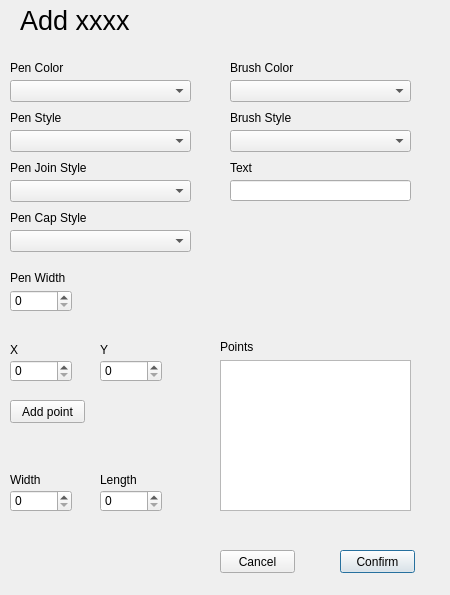
<?xml version="1.0" encoding="UTF-8"?>
<ui version="4.0">
 <class>confirmpage</class>
 <widget class="QDialog" name="confirmpage">
  <property name="geometry">
   <rect>
    <x>0</x>
    <y>0</y>
    <width>450</width>
    <height>595</height>
   </rect>
  </property>
  <property name="windowTitle">
   <string>Dialog</string>
  </property>
  <widget class="QLabel" name="label">
   <property name="geometry">
    <rect>
     <x>20</x>
     <y>0</y>
     <width>251</width>
     <height>41</height>
    </rect>
   </property>
   <property name="font">
    <font>
     <pointsize>20</pointsize>
    </font>
   </property>
   <property name="text">
    <string>Add xxxx</string>
   </property>
  </widget>
  <widget class="QPushButton" name="pushButton">
   <property name="geometry">
    <rect>
     <x>340</x>
     <y>550</y>
     <width>75</width>
     <height>23</height>
    </rect>
   </property>
   <property name="text">
    <string>Confirm</string>
   </property>
  </widget>
  <widget class="QPushButton" name="pushButton_2">
   <property name="geometry">
    <rect>
     <x>220</x>
     <y>550</y>
     <width>75</width>
     <height>23</height>
    </rect>
   </property>
   <property name="text">
    <string>Cancel</string>
   </property>
  </widget>
  <widget class="QDoubleSpinBox" name="widthBox">
   <property name="geometry">
    <rect>
     <x>10</x>
     <y>290</y>
     <width>62</width>
     <height>22</height>
    </rect>
   </property>
   <property name="decimals">
    <number>0</number>
   </property>
   <property name="maximum">
    <double>20.000000000000000</double>
   </property>
  </widget>
  <widget class="QComboBox" name="colorBox">
   <property name="geometry">
    <rect>
     <x>10</x>
     <y>80</y>
     <width>181</width>
     <height>22</height>
    </rect>
   </property>
  </widget>
  <widget class="QComboBox" name="colorBrushBox">
   <property name="geometry">
    <rect>
     <x>230</x>
     <y>80</y>
     <width>181</width>
     <height>22</height>
    </rect>
   </property>
  </widget>
  <widget class="QLabel" name="label_2">
   <property name="geometry">
    <rect>
     <x>10</x>
     <y>60</y>
     <width>181</width>
     <height>16</height>
    </rect>
   </property>
   <property name="text">
    <string>Pen Color</string>
   </property>
  </widget>
  <widget class="QLabel" name="brushLabel">
   <property name="geometry">
    <rect>
     <x>230</x>
     <y>60</y>
     <width>181</width>
     <height>16</height>
    </rect>
   </property>
   <property name="text">
    <string>Brush Color</string>
   </property>
  </widget>
  <widget class="QComboBox" name="styleBox">
   <property name="geometry">
    <rect>
     <x>10</x>
     <y>130</y>
     <width>181</width>
     <height>22</height>
    </rect>
   </property>
  </widget>
  <widget class="QLabel" name="label_4">
   <property name="geometry">
    <rect>
     <x>10</x>
     <y>110</y>
     <width>181</width>
     <height>16</height>
    </rect>
   </property>
   <property name="text">
    <string>Pen Style</string>
   </property>
  </widget>
  <widget class="QComboBox" name="styleBrushBox">
   <property name="geometry">
    <rect>
     <x>230</x>
     <y>130</y>
     <width>181</width>
     <height>22</height>
    </rect>
   </property>
  </widget>
  <widget class="QLabel" name="styleBrushLabel">
   <property name="geometry">
    <rect>
     <x>230</x>
     <y>110</y>
     <width>181</width>
     <height>16</height>
    </rect>
   </property>
   <property name="text">
    <string>Brush Style</string>
   </property>
  </widget>
  <widget class="QComboBox" name="joinBox">
   <property name="geometry">
    <rect>
     <x>10</x>
     <y>180</y>
     <width>181</width>
     <height>22</height>
    </rect>
   </property>
  </widget>
  <widget class="QLabel" name="label_6">
   <property name="geometry">
    <rect>
     <x>10</x>
     <y>160</y>
     <width>181</width>
     <height>16</height>
    </rect>
   </property>
   <property name="text">
    <string>Pen Join Style</string>
   </property>
  </widget>
  <widget class="QComboBox" name="capBox">
   <property name="geometry">
    <rect>
     <x>10</x>
     <y>230</y>
     <width>181</width>
     <height>22</height>
    </rect>
   </property>
  </widget>
  <widget class="QLabel" name="label_7">
   <property name="geometry">
    <rect>
     <x>10</x>
     <y>210</y>
     <width>181</width>
     <height>16</height>
    </rect>
   </property>
   <property name="text">
    <string>Pen Cap Style</string>
   </property>
  </widget>
  <widget class="QLabel" name="label_8">
   <property name="geometry">
    <rect>
     <x>10</x>
     <y>270</y>
     <width>71</width>
     <height>16</height>
    </rect>
   </property>
   <property name="text">
    <string>Pen Width</string>
   </property>
  </widget>
  <widget class="QLineEdit" name="textLine">
   <property name="geometry">
    <rect>
     <x>230</x>
     <y>180</y>
     <width>181</width>
     <height>21</height>
    </rect>
   </property>
  </widget>
  <widget class="QPushButton" name="addPoint">
   <property name="geometry">
    <rect>
     <x>10</x>
     <y>400</y>
     <width>75</width>
     <height>23</height>
    </rect>
   </property>
   <property name="text">
    <string>Add point</string>
   </property>
  </widget>
  <widget class="QDoubleSpinBox" name="pointBoxX">
   <property name="geometry">
    <rect>
     <x>10</x>
     <y>360</y>
     <width>62</width>
     <height>22</height>
    </rect>
   </property>
   <property name="decimals">
    <number>0</number>
   </property>
   <property name="maximum">
    <double>2000.000000000000000</double>
   </property>
  </widget>
  <widget class="QDoubleSpinBox" name="pointBoxY">
   <property name="geometry">
    <rect>
     <x>100</x>
     <y>360</y>
     <width>62</width>
     <height>22</height>
    </rect>
   </property>
   <property name="decimals">
    <number>0</number>
   </property>
   <property name="maximum">
    <double>2000.000000000000000</double>
   </property>
  </widget>
  <widget class="QLabel" name="x">
   <property name="geometry">
    <rect>
     <x>10</x>
     <y>340</y>
     <width>51</width>
     <height>20</height>
    </rect>
   </property>
   <property name="text">
    <string>X</string>
   </property>
  </widget>
  <widget class="QLabel" name="y">
   <property name="geometry">
    <rect>
     <x>100</x>
     <y>340</y>
     <width>51</width>
     <height>20</height>
    </rect>
   </property>
   <property name="text">
    <string>Y</string>
   </property>
  </widget>
  <widget class="QLabel" name="warning">
   <property name="geometry">
    <rect>
     <x>10</x>
     <y>430</y>
     <width>151</width>
     <height>16</height>
    </rect>
   </property>
   <property name="text">
    <string/>
   </property>
  </widget>
  <widget class="QTableWidget" name="tableWidget">
   <property name="geometry">
    <rect>
     <x>220</x>
     <y>360</y>
     <width>191</width>
     <height>151</height>
    </rect>
   </property>
  </widget>
  <widget class="QLabel" name="label_3">
   <property name="geometry">
    <rect>
     <x>220</x>
     <y>340</y>
     <width>47</width>
     <height>13</height>
    </rect>
   </property>
   <property name="text">
    <string>Points</string>
   </property>
  </widget>
  <widget class="QLabel" name="centerLabel">
   <property name="geometry">
    <rect>
     <x>10</x>
     <y>320</y>
     <width>161</width>
     <height>16</height>
    </rect>
   </property>
   <property name="text">
    <string/>
   </property>
  </widget>
  <widget class="QLabel" name="length">
   <property name="geometry">
    <rect>
     <x>100</x>
     <y>470</y>
     <width>51</width>
     <height>20</height>
    </rect>
   </property>
   <property name="text">
    <string>Length</string>
   </property>
  </widget>
  <widget class="QDoubleSpinBox" name="lBox">
   <property name="geometry">
    <rect>
     <x>100</x>
     <y>490</y>
     <width>62</width>
     <height>22</height>
    </rect>
   </property>
   <property name="decimals">
    <number>0</number>
   </property>
   <property name="maximum">
    <double>2000.000000000000000</double>
   </property>
  </widget>
  <widget class="QLabel" name="rectWidth">
   <property name="geometry">
    <rect>
     <x>10</x>
     <y>470</y>
     <width>51</width>
     <height>20</height>
    </rect>
   </property>
   <property name="text">
    <string>Width</string>
   </property>
  </widget>
  <widget class="QDoubleSpinBox" name="wBox">
   <property name="geometry">
    <rect>
     <x>10</x>
     <y>490</y>
     <width>62</width>
     <height>22</height>
    </rect>
   </property>
   <property name="decimals">
    <number>0</number>
   </property>
   <property name="maximum">
    <double>2000.000000000000000</double>
   </property>
  </widget>
  <widget class="QLabel" name="textLabel">
   <property name="geometry">
    <rect>
     <x>230</x>
     <y>160</y>
     <width>181</width>
     <height>16</height>
    </rect>
   </property>
   <property name="text">
    <string>Text</string>
   </property>
  </widget>
 </widget>
 <resources/>
 <connections>
  <connection>
   <sender>pushButton</sender>
   <signal>clicked()</signal>
   <receiver>confirmpage</receiver>
   <slot>onConfirmClick()</slot>
   <hints>
    <hint type="sourcelabel">
     <x>340</x>
     <y>550</y>
    </hint>
    <hint type="destinationlabel">
     <x>258</x>
     <y>566</y>
    </hint>
   </hints>
  </connection>
  <connection>
   <sender>pushButton_2</sender>
   <signal>clicked()</signal>
   <receiver>confirmpage</receiver>
   <slot>onCancelClick()</slot>
   <hints>
    <hint type="sourcelabel">
     <x>220</x>
     <y>550</y>
    </hint>
    <hint type="destinationlabel">
     <x>89</x>
     <y>566</y>
    </hint>
   </hints>
  </connection>
  <connection>
   <sender>addPoint</sender>
   <signal>clicked()</signal>
   <receiver>confirmpage</receiver>
   <slot>onAddClick()</slot>
   <hints>
    <hint type="sourcelabel">
     <x>48</x>
     <y>407</y>
    </hint>
    <hint type="destinationlabel">
     <x>21</x>
     <y>634</y>
    </hint>
   </hints>
  </connection>
 </connections>
 <slots>
  <slot>onConfirmClick()</slot>
  <slot>onCancelClick()</slot>
  <slot>onAddClick()</slot>
 </slots>
</ui>
